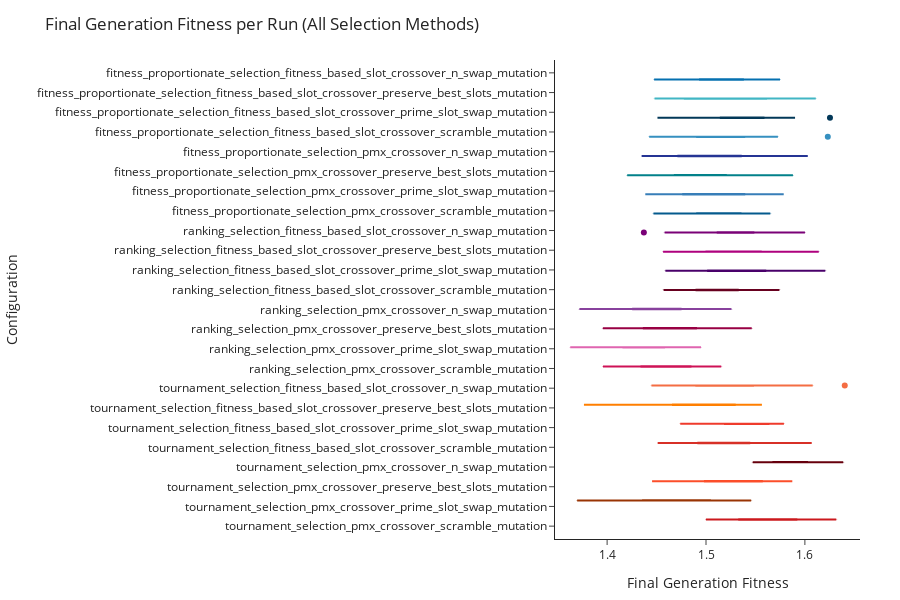
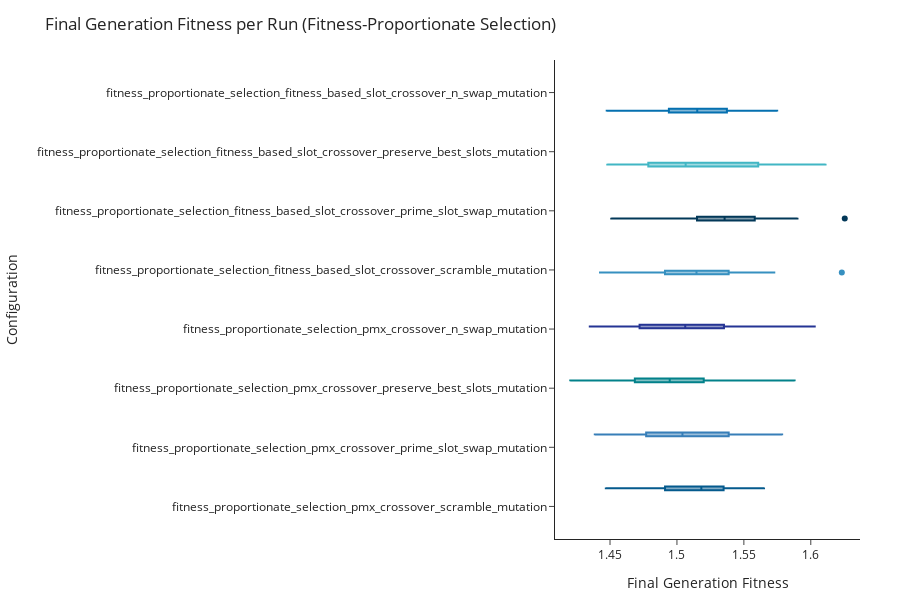
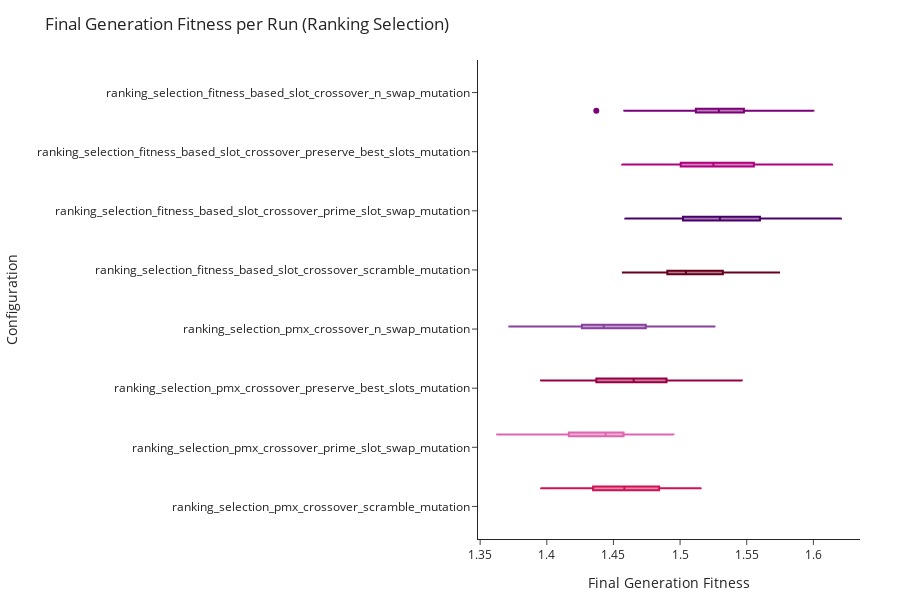
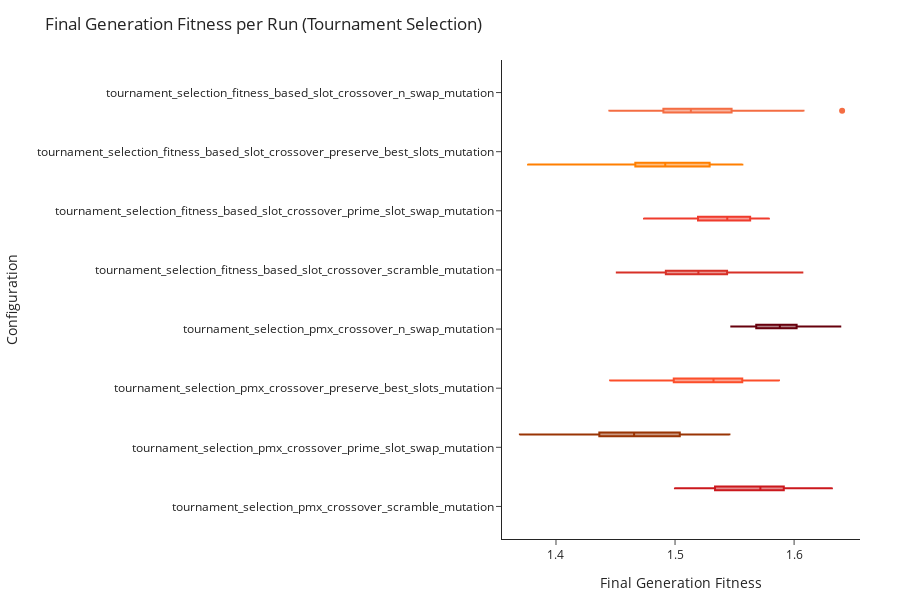

Here is the notebook cell these charts were saved with, in order:
### Markdown cell above
### **2.2.3** Standard Deviation (Box Plot)

### Code cell
plot_final_fitness_boxplots(fitness_dfs, title_suffix='All Selection Methods')
plot_final_fitness_boxplots(fitprop_fitness_dfs, title_suffix='Fitness-Proportionate Selection')
plot_final_fitness_boxplots(ranking_fitness_dfs, title_suffix='Ranking Selection')
plot_final_fitness_boxplots(tournament_fitness_dfs, title_suffix='Tournament Selection')
